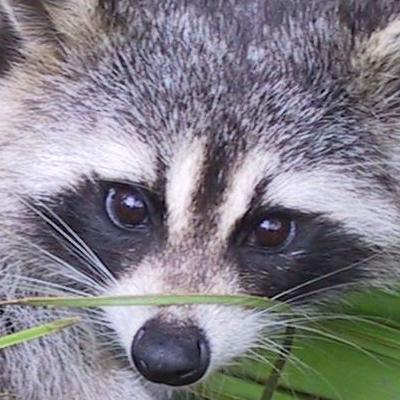
#> input picture pythonPiscine/day01/ex04/zoomed.jpeg, 400 x 400 px
$ python rotate.py
#> lines starting #> are read from the running program, lines starting #| are printed output that depends on the picture
#> in main, image is the input picture: PIL image 400x400 RGB; mean R, G, B 129.9, 127, 135.2
import numpy as np
from PIL import Image

def transpose_image(image):
    w, h = image.size
#> w = 400; h = 400
    res = Image.new("RGB", (h, w))
#> res: PIL image 400x400 RGB; every value is 0

    for y in range(h):
        for x in range(w):
            pixel = image.getpixel((x, y))
            res.putpixel((w - x - 1, y), pixel)
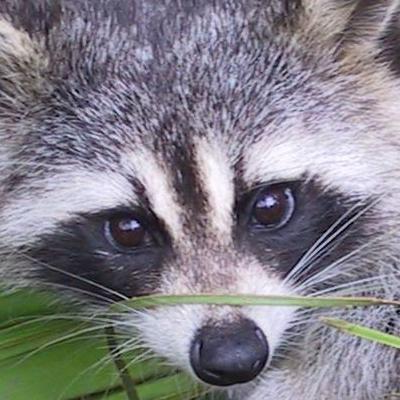
#> res: PIL image 400x400 RGB; mean R, G, B 129.9, 127, 135.2
    return res

def main():
    image = Image.open("zoomed.jpeg")
    transposed = transpose_image(image)
    transposed.rotate(90).convert("L").show()
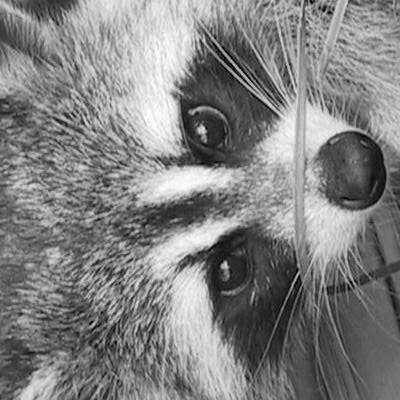
#> shown: PIL image 400x400 L; min 0, max 254, mean 128.8


if __name__ == "__main__":
    main()
